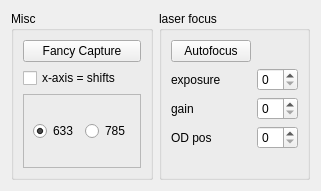
<?xml version="1.0" encoding="UTF-8"?>
<ui version="4.0">
 <class>Form</class>
 <widget class="QWidget" name="Form">
  <property name="geometry">
   <rect>
    <x>0</x>
    <y>0</y>
    <width>300</width>
    <height>191</height>
   </rect>
  </property>
  <property name="windowTitle">
   <string>Lab</string>
  </property>
  <layout class="QHBoxLayout" name="horizontalLayout_4">
   <item>
    <layout class="QHBoxLayout" name="horizontalLayout">
     <item>
      <widget class="QGroupBox" name="groupBox">
       <property name="title">
        <string>Misc</string>
       </property>
       <layout class="QVBoxLayout" name="verticalLayout">
        <item>
         <widget class="QPushButton" name="fancy_capture_pushButton">
          <property name="text">
           <string>Fancy Capture</string>
          </property>
         </widget>
        </item>
        <item>
         <widget class="QCheckBox" name="use_shifts_checkBox">
          <property name="text">
           <string>x-axis = shifts</string>
          </property>
          <property name="checked">
           <bool>false</bool>
          </property>
         </widget>
        </item>
        <item>
         <widget class="QFrame" name="frame_2">
          <property name="frameShape">
           <enum>QFrame::StyledPanel</enum>
          </property>
          <property name="frameShadow">
           <enum>QFrame::Raised</enum>
          </property>
          <layout class="QHBoxLayout" name="horizontalLayout_2">
           <item>
            <widget class="QRadioButton" name="_633_radioButton">
             <property name="text">
              <string>633</string>
             </property>
             <property name="checked">
              <bool>true</bool>
             </property>
            </widget>
           </item>
           <item>
            <widget class="QRadioButton" name="_785_radioButton">
             <property name="text">
              <string>785</string>
             </property>
            </widget>
           </item>
          </layout>
         </widget>
        </item>
       </layout>
      </widget>
     </item>
     <item>
      <widget class="QGroupBox" name="groupBox_3">
       <property name="title">
        <string>laser focus</string>
       </property>
       <layout class="QFormLayout" name="formLayout">
        <item row="2" column="1">
         <widget class="QSpinBox" name="exp_spinBox"/>
        </item>
        <item row="3" column="0">
         <widget class="QLabel" name="label_2">
          <property name="text">
           <string>gain</string>
          </property>
         </widget>
        </item>
        <item row="3" column="1">
         <widget class="QSpinBox" name="gain_spinBox"/>
        </item>
        <item row="4" column="0">
         <widget class="QLabel" name="label_3">
          <property name="text">
           <string>OD pos</string>
          </property>
         </widget>
        </item>
        <item row="4" column="1">
         <widget class="QSpinBox" name="OD_pos_spinBox"/>
        </item>
        <item row="2" column="0">
         <widget class="QLabel" name="label">
          <property name="text">
           <string>exposure</string>
          </property>
         </widget>
        </item>
        <item row="0" column="0">
         <widget class="QPushButton" name="focus_with_laser_pushButton">
          <property name="text">
           <string>Autofocus</string>
          </property>
         </widget>
        </item>
       </layout>
      </widget>
     </item>
    </layout>
   </item>
  </layout>
 </widget>
 <resources/>
 <connections/>
</ui>
